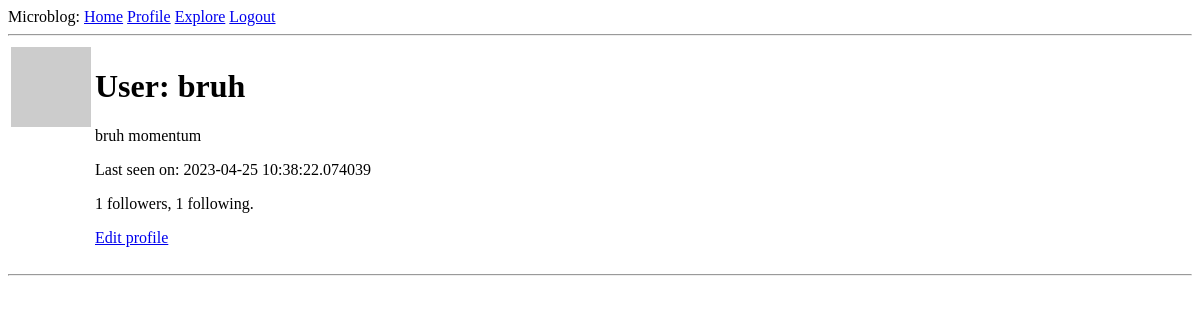
Page /user/bruh (signed in) on the earlier database version.
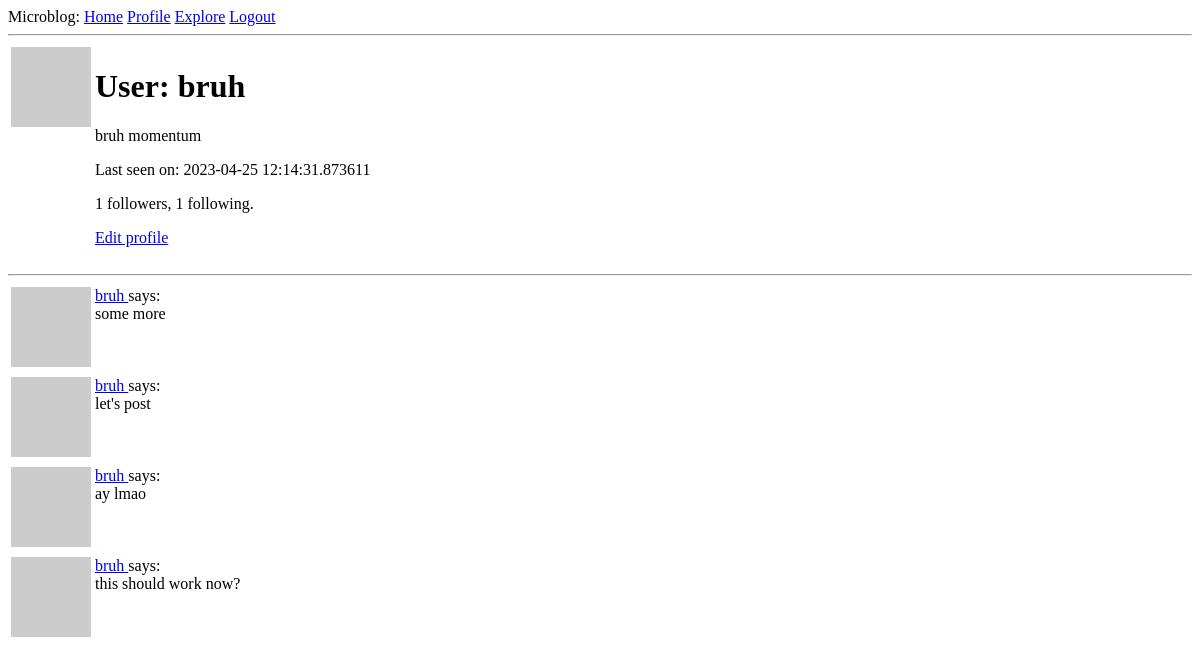
Same page on the later database version.
### app/models.py (models this page shows, shortened)
class User(UserMixin, db.Model):
    id = db.Column(db.Integer, primary_key=True)
    username = db.Column(db.String(64), index=True, unique=True)
    email = db.Column(db.String(128), index=True, unique=True)
    password_hash = db.Column(db.String(128))
    posts = db.relationship('Post', backref='author', lazy='dynamic')
    about_me = db.Column(db.String(256))
    last_seen = db.Column(db.DateTime, default=datetime.utcnow)
    followed = db.relationship(
        'User',
        secondary=followers,
        primaryjoin=(followers.c.follower_id == id),
        secondaryjoin=(followers.c.followed_id == id),
        backref=db.backref('followers', lazy='dynamic'),
        lazy='dynamic'
    )
    def avatar(self, size):
        digest = md5(self.email.lower().encode('utf-8')).hexdigest()
        return f'https://gravatar.com/avatar/{digest}?d=identicon&s={size}'

class Post(db.Model):
    id = db.Column(db.Integer, primary_key=True)
    body = db.Column(db.String(256))
    timestamp = db.Column(db.DateTime, index=True, default=datetime.utcnow)
    user_id = db.Column(db.Integer, db.ForeignKey('user.id'))

### app/routes.py (the view)
@app.route('/user/<username>')
@login_required
def user(username):
    user = User.query.filter_by(username=username).first_or_404()
    page = request.args.get('page', 1, type=int)
    posts = user.posts.order_by(Post.timestamp.desc()).paginate(
        page=page,
        per_page=app.config['POSTS_PER_PAGE'],
        error_out=False
    )
    next_url = url_for('user', username=user.username, page=posts.next_num) \
        if posts.has_next else None
    prev_url = url_for('user', username=user.username, page=posts.prev_num) \
        if posts.has_prev else None
    form = EmptyForm()
    return render_template(
        'user.html',
        user=user,
        posts=posts.items,
        next_url=next_url,
        prev_url=prev_url,
        form=form
        )

### app/models.py (called while the page is built)
@login.user_loader
def load_user(id):
    return User.query.get(int(id))

### app/routes.py (called while the page is built)
@app.before_request
def before_request():
    if current_user.is_authenticated:
        current_user.last_seen = datetime.utcnow()
        db.session.commit()

### app/templates/user.html (shortened to what this page needs)
{% extends "base.html" %}
{% block content %}
    <table>
        <tr valign="top">
            <td><img src="{{ user.avatar(128)}}"></td>
            <td>
                <h1>User: {{ user.username }} </h1>
                {% if user.about_me %}<p>{{ user.about_me }}</p>{% endif %}
                {% if user.last_seen %}<p>Last seen on: {{ user.last_seen }}</p>{% endif %}
                <p>{{ user.followers.count() }} followers, {{ user.followed.count() }} following.</p>
                {% if user == current_user %}
                <p><a href="{{ url_for('edit_profile') }}">Edit profile</a></p>
                {% endif %}
            </td>
        </tr>
    </table>
    <hr>
    {% for post in posts %}
        {% include '_post.html' %}
    {% endfor %}
{% endblock %}

### app/templates/_post.html
<table>
    <tr valign="top">
        <td><img src="{{ post.author.avatar(36) }}"></td>
        <td>
            <a href="{{ url_for('user', username=post.author.username) }}">
                {{ post.author.username }}
            </a>
            says:<br>{{ post.body }}
        </td>
    </tr>
</table>

Differences in the rows shown:
changed User "bruh": last_seen "2023-04-25 10:38:22.074039" → "2023-04-25 12:14:31.873611"
added Post: author.username "bruh", body "some more"
added Post: author.username "bruh", body "let's post"
added Post: author.username "bruh", body "ay lmao"
added Post: author.username "bruh", body "this should work now?"
